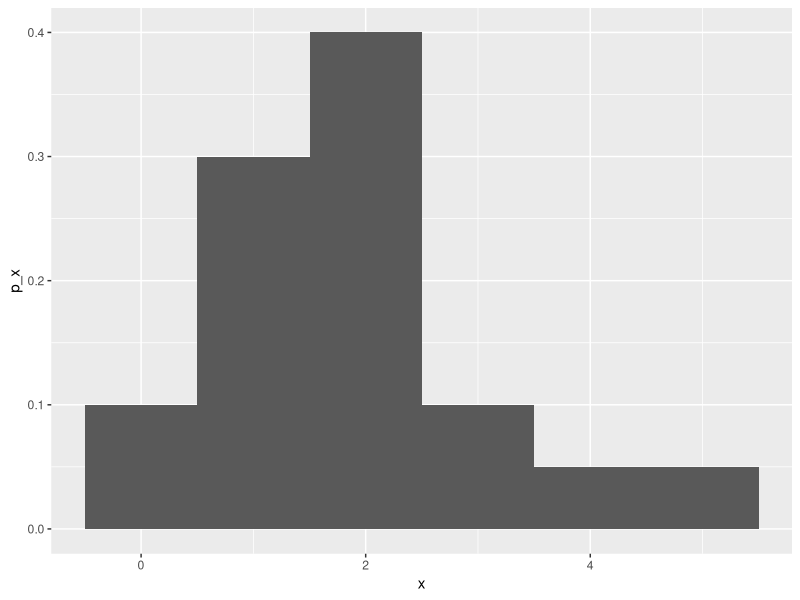
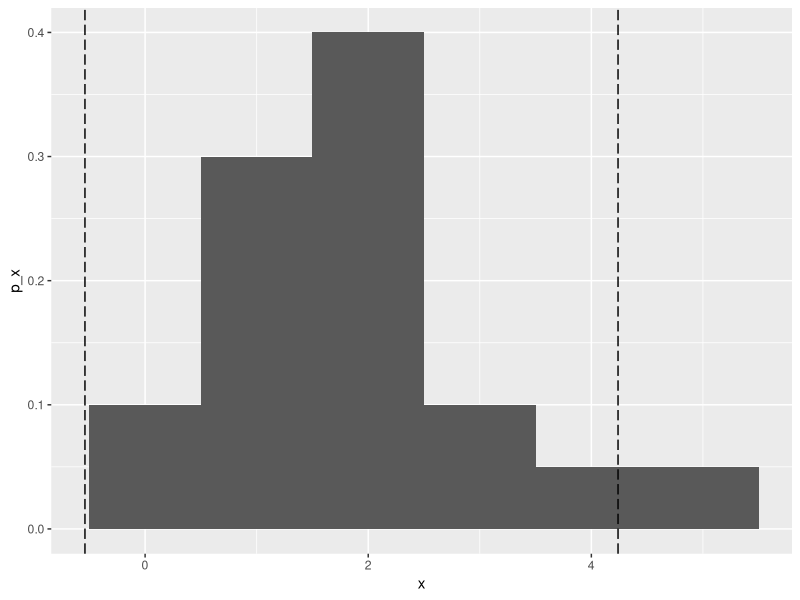
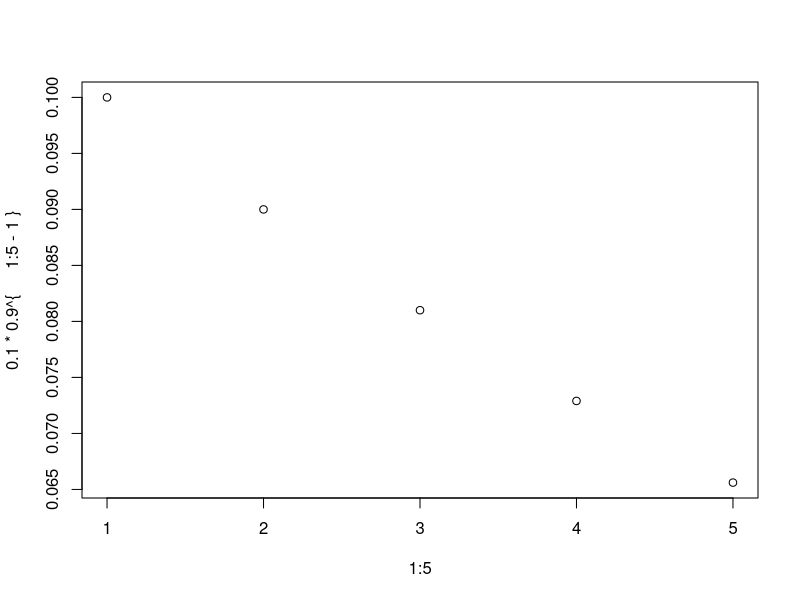

Generate these figures, in order, with R:
## ---- chunk 1
#| include: false
g <- glue::glue
library(ggplot2)
sapply(list.files(here::here('R'), full.names = T), source)
## ---- chunk 2
d <- data.frame(
    x = 0:5,
    p_x = c(.1, .3, .4, .1, .05, .05)
)

ggplot(d, aes(x = x, y = p_x)) + 
    geom_bar(stat = "identity", width = 1)
## ---- chunk 3
d <- d |> 
dplyr::mutate(
    `x * p_x` = round(x*p_x, 3),
    `x - mu` = round(x - sum(x*p_x), 3),
    `(x - mu)^2*p_x` = round(`x - mu`^2 * p_x, 3)
)

d |> flextable::flextable() |> flextable::autofit()

## ---- chunk 4
(d_mu <- sum(d$`x * p_x`))
## ---- chunk 5
(d_var <- sum(d$`(x - mu)^2*p_x`))
## ---- chunk 6
(d_std <- sqrt(d_var))
## ---- chunk 7
ggplot(d, aes(x = x, y = p_x)) + 
    geom_bar(stat = "identity", width = 1) +
    geom_vline(xintercept = d_mu + c(-2,2)*d_std, linetype = "longdash")


## ---- chunk 8
round(d_mu + c(-2,2)*d_std, 2)
## ---- chunk 9
plot(x = 1:5, y = .1 * .9^{1:5 - 1})
## ---- chunk 10
d_34 <- data.frame(
    x = 3:13,
    p_x= c(.03, .05, .07, .1, .14, .2, .18, .12, .07, .03, .01)

)
## ---- chunk 11
(d_mean <- with(d_34, sum(x*p_x)))
## ---- chunk 12
(d_sd <- with(d_34, (x - d_mean)^2*p_x) |> sum() |> sqrt())
## ---- chunk 13
(d_int <- round(d_mean + c(-2,2) * d_sd,2))
## ---- chunk 14
sum(d_34$p_x[d_34$x >=4 & d_34$p_x <= 11])
